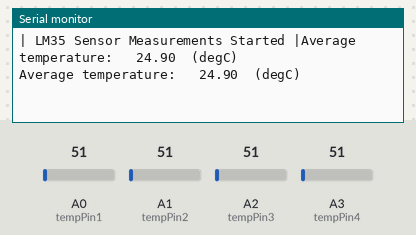
A sketch run on a simulated Arduino Uno, built with avr-gcc and run on an emulated ATmega328P. Shown: the last lines printed to the serial monitor. The inputs (shaded band) are chosen by the test bench; at power-on: A0 (tempPin1) = 51, A1 (tempPin2) = 51, A2 (tempPin3) = 51, A3 (tempPin4) = 51.

Above: at 1.8 s.
1.9 s: A0 (tempPin1) set to 61
At 2.8 s:
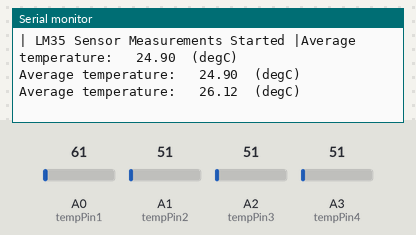
3.4 s: A1 (tempPin2) set to 61
At 4.7 s:
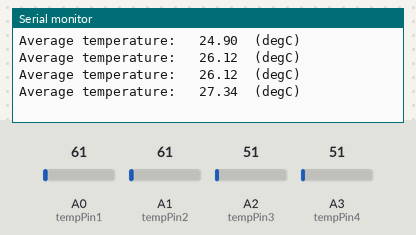
4.9 s: A2 (tempPin3) set to 61
At 5.6 s:
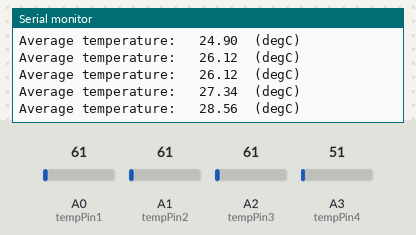
6.4 s: A3 (tempPin4) set to 61
At 7.7 s:
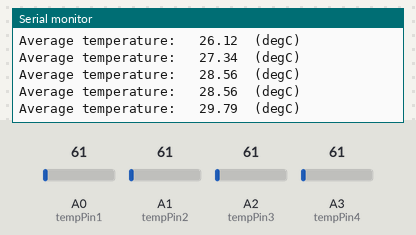
7.9 s: A0 (tempPin1) set to 71
At 8.8 s:
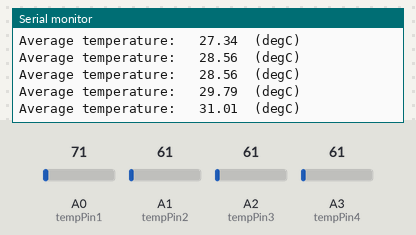
9.4 s: A1 (tempPin2) set to 71
At 10.8 s:
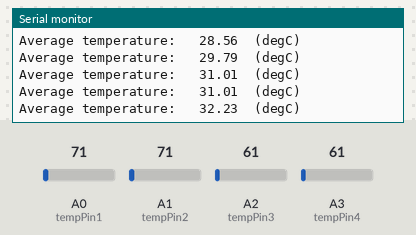
Timing chart, 0 to 11.9 s (numbered marks = the images above; inputs shaded):
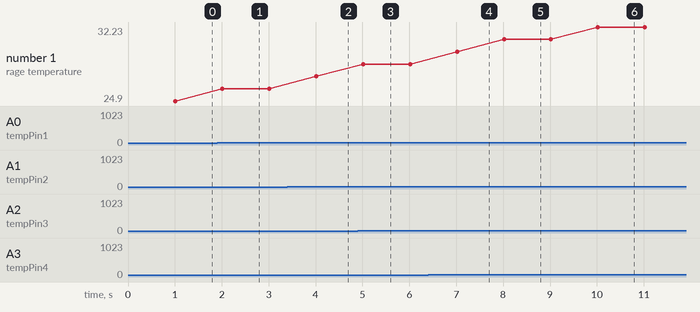

Measured:
- after the input at 1.9 s, the serial monitor: prints a new line after 0.11 s (image 1)
- after the input at 3.4 s, the serial monitor: prints a new line after 0.61 s (image 2)
- after the input at 4.9 s, the serial monitor: prints a new line after 0.12 s (image 3)
- after the input at 6.4 s, the serial monitor: prints a new line after 0.62 s (image 4)
- after the input at 7.9 s, the serial monitor: prints a new line after 0.12 s (image 5)
- after the input at 9.4 s, the serial monitor: prints a new line after 0.62 s (image 6)
- plotted number 1: 24.9 → 26.12 after the input at 1.9 s, 26.12 → 27.34 after the input at 3.4 s, 27.34 → 28.56 after the input at 4.9 s, 28.56 → 29.79 after the input at 6.4 s, 29.79 → 31.01 after the input at 7.9 s

The sketch:

Temperature_Sensor_LM35_noCAN_v1.1.ino
```cpp
/*******************************************************************************
- Temperature Measurements with Multiple (4) Analog LM35 Sensors
- Version 1.1
- Programme by Jerico Magtaan
- Last Edited on 27/04/20
*******************************************************************************/
/*
 * Four analog LM35 sensors are used to measure temperature, this version
 * contains code that sends temp. values over CAN bus.

 * The wiring for the LM35 sensors and Arduino connection as followed:
- Pin 1 (Vs) of LM35 sensors can be supplied 4 to 20V (5V from Arduino)
- Pin 2 (Vout) of LM35 sensors can be connected to any analog pin of Arduino
- Pin 3 (GND) of LM35 sensors can be connected to a common ground
- GND pin of Arduino to a common ground
*******************************************************************************/


/*************** Declare pins that will be used on the Arduino ***************/
int tempPin1 = A0;          // Analog pin 0 connected to LM35 temperature sensor.
int tempPin2 = A1;          // Analog pin 1 connected to LM35 temperature sensor.
int tempPin3 = A2;          // Analog pin 2 connected to LM35 temperature sensor.
int tempPin4 = A3;          // Analog pin 3 connected to LM35 temperature sensor.

/************ Declare variables that will be used on the Arduino *************/
float tempC1;       // Variable storing analog measurement from sensor at pin A0.
float tempC2;       // Variable storing analog measurement from sensor at pin A1.
float tempC3;       // Variable storing analog measurement from sensor at pin A2.
float tempC4;       // Variable storing analog measurement from sensor at pin A3.
float tempdegC1;    // Variable storing digital measurement from sensor at pin A0.
float tempdegC2;    // Variable storing digital measurement from sensor at pin A1.
float tempdegC3;    // Variable storing digital measurement from sensor at pin A2.
float tempdegC4;    // Variable storing digital measurement from sensor at pin A3.
float BMSTemp;      // Variable storing averaged digital measurement from all sensors.


/*********************** Void setup allows to run once ***********************/
void setup ()
{

  // Begin serial communication:
  Serial.begin(9600);
  Serial.print("| LM35 Sensor Measurements Started |");

}
/********************************* End setup *********************************/


/******************* Void loop allows to run continuously ********************/
void loop()
{

  tempC1 = analogRead(tempPin1);                // Read from A0 (analog value).
  tempdegC1 = (5.0 * tempC1 * 100.0) / 1024.0;  // A0 temp. conversion to digital.
  tempC2 = analogRead(tempPin2);                // Read from A1 (analog value).
  tempdegC2 = (5.0 * tempC2 * 100.0) / 1024.0;  // A1 temp. conversion to digital.
  tempC3 = analogRead(tempPin3);                // Read from A2 (analog value).
  tempdegC3 = (5.0 * tempC3 * 100.0) / 1024.0;  // A2 temp. conversion to digital.
  tempC4 = analogRead(tempPin4);                // Read from A3 (analog value).
  tempdegC4 = (5.0 * tempC4 * 100.0) / 1024.0;  // A3 temp. conversion to digital.

  BMSTemp = (tempdegC1 + tempdegC2 + tempdegC3 + tempdegC4)/4;  // Averaged temp. calculation stored in BMSTemp.

  // Print averaged temperature to serial monitor:
  Serial.print("Average temperature:   ");
  Serial.print(BMSTemp);
  Serial.print("  (degC)");
  Serial.println();
  delay(1000);      // 1 second delay.

}
/**************************** End main loop***********************************/
```
